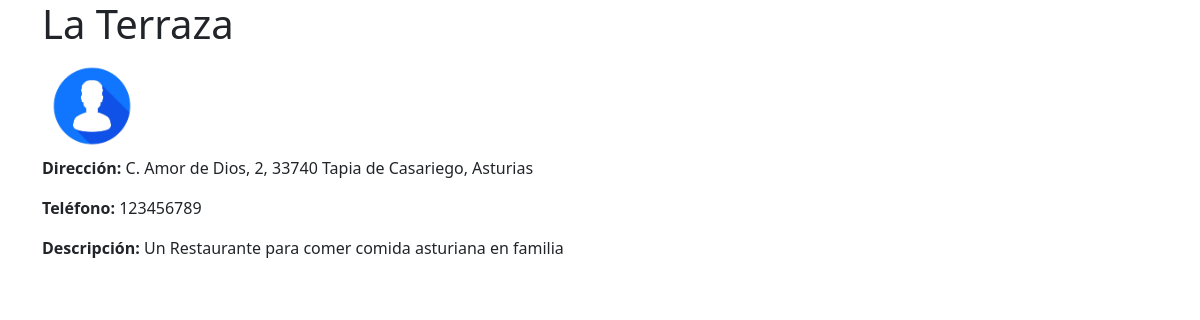
Screenshot of /perfil_negocio.php?id=2 with the database file from the repository.
### tables this page shows
CREATE TABLE `businesses` (
  `id` int NOT NULL,
  `username` varchar(50) NOT NULL,
  `password` varchar(255) NOT NULL,
  `business_name` varchar(100) NOT NULL,
  `email` varchar(100) NOT NULL,
  `address` varchar(255) DEFAULT NULL,
  `location` varchar(100) DEFAULT NULL,
  `phone` varchar(20) DEFAULT NULL,
  `description` text,
  `profile_pic` varchar(255) DEFAULT 'default-profile.jpg',
  `banner_pic` varchar(255) DEFAULT 'default-banner.jpg',
  `created_at` timestamp NULL DEFAULT CURRENT_TIMESTAMP,
  `role` enum('ayuntamiento','negocio') DEFAULT 'negocio',
  `tipo_negocio` varchar(100) NOT NULL,
  `latitude` decimal(10,8) DEFAULT NULL,
  `longitude` decimal(11,8) DEFAULT NULL
);

### perfil_negocio.php (the view, shortened to what this page needs)
<?php
include "conexion.php";
$id = $_GET['id'] ?? null;
if ($id) {
    $query = "SELECT * FROM businesses WHERE id = ?";
    $stmt = $conn->prepare($query);
    $stmt->bind_param("i", $id);
    $stmt->execute();
    $result = $stmt->get_result();
    if ($result->num_rows === 1) {
        $negocio = $result->fetch_assoc();
    } else {
        die("Negocio no encontrado.");
    }
} else {
    die("ID de negocio no proporcionado.");
}
?>
<!DOCTYPE html>
<html lang="es">
<head>
    <link href="https://cdn.jsdelivr.net/npm/bootstrap@5.3.0/dist/css/bootstrap.min.css" rel="stylesheet">
</head>
<body>
    <div class="container">
        <h1><?= htmlspecialchars($negocio['business_name']) ?></h1>
        <img src="uploads/<?= htmlspecialchars($negocio['profile_pic']) ?>" alt="Foto de perfil" style="width: 100px; height: 100px; border-radius: 50%;">
        <p><strong>Dirección:</strong> <?= htmlspecialchars($negocio['address']) ?></p>
        <p><strong>Teléfono:</strong> <?= htmlspecialchars($negocio['phone']) ?></p>
        <p><strong>Descripción:</strong> <?= htmlspecialchars($negocio['description']) ?></p>
    </div>
</body>
</html>

### rows the page displays
businesses: profile_pic (placeholder picture), address "C. Amor de Dios, 2, 33740 Tapia de Casariego, Asturias", phone "123456789", description "Un Restaurante para comer comida asturiana en familia"
